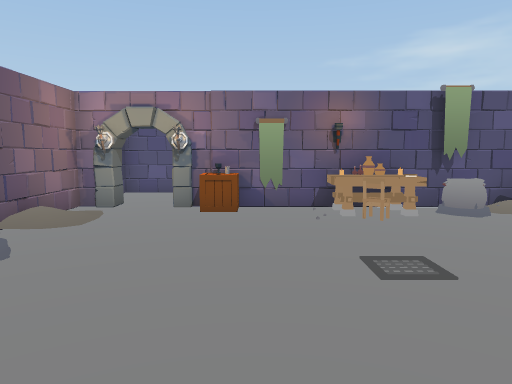
[1] (above)

15 first-person views from a walk through a Unity game level. The camera is 1.4 m above the floor, tilts 6° down and sees 70° across. The floor is counted in squares, 1 m on a side. Each view is taken from the middle of a square. On the plan, view 1 faces up. The plan holds only what a view shows up to about 16 squares ahead; the rest is blank. The player character is not drawn.

[2]
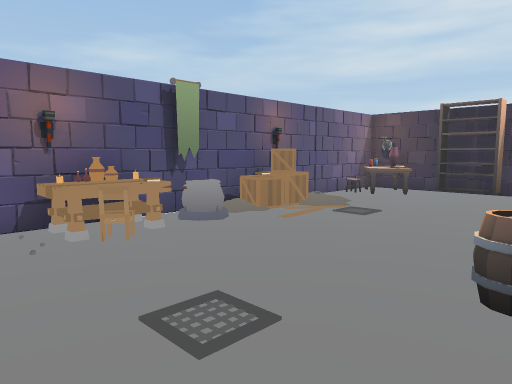

[3]
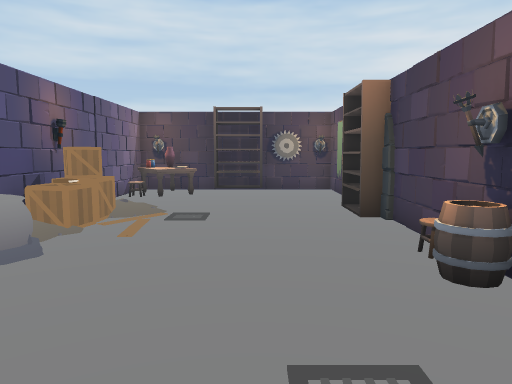

[4]
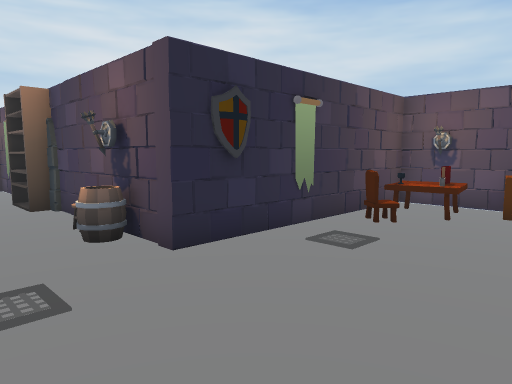

[5]
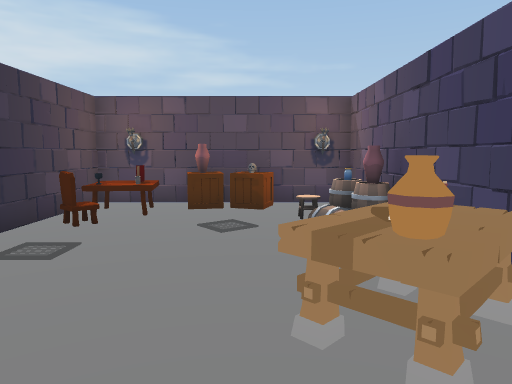

[6]
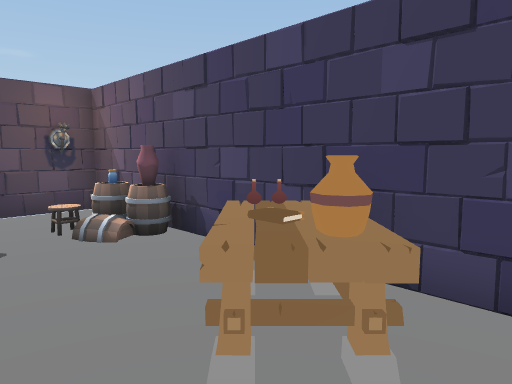

[7]
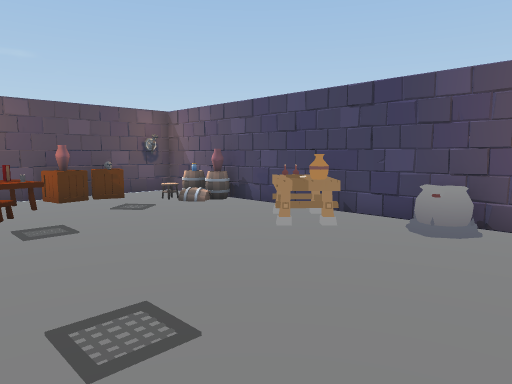

[8]
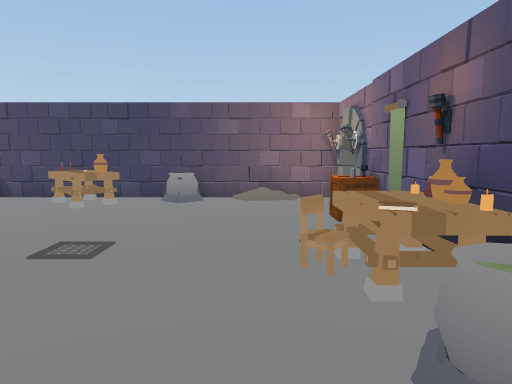

[9]
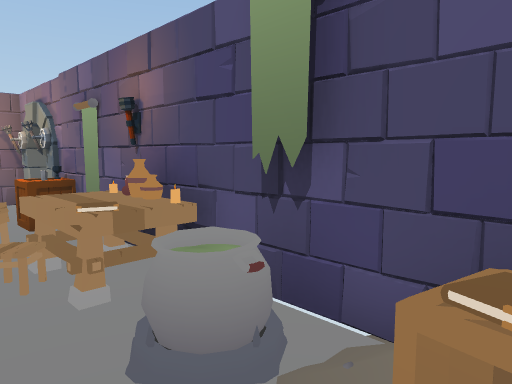

[10]
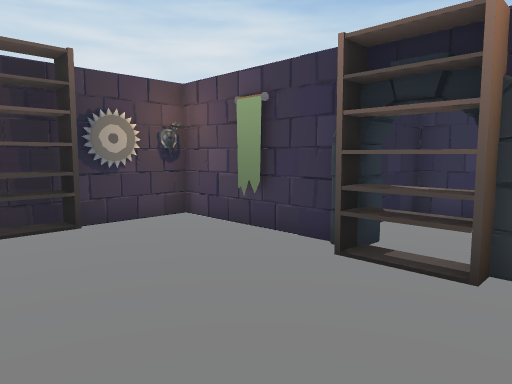

[11]
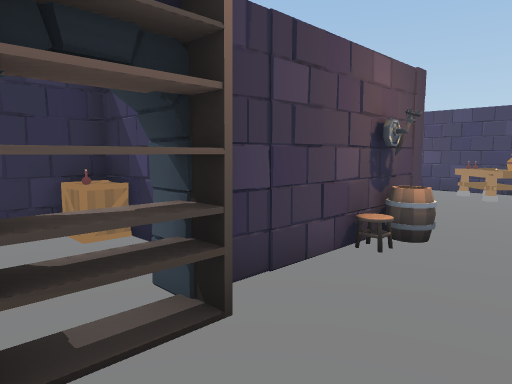

[12]
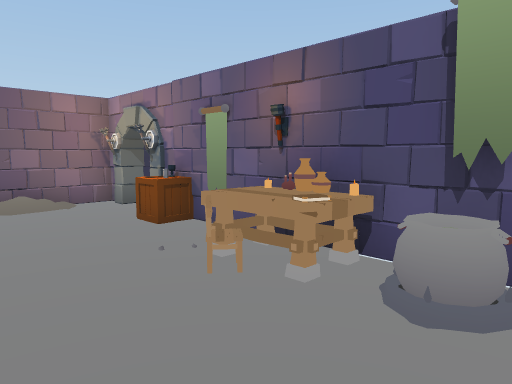

[13]
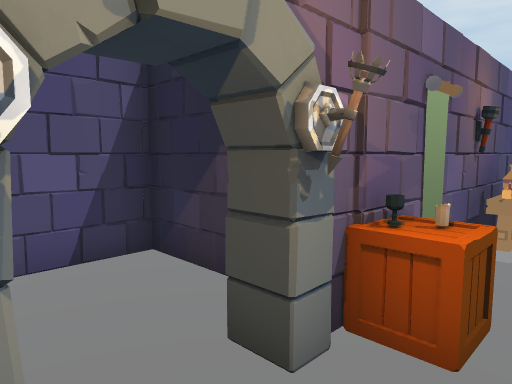

[14]
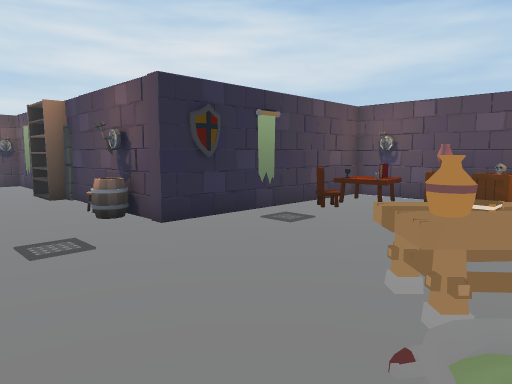

[15]
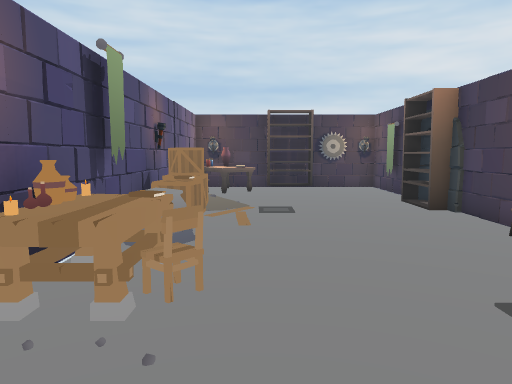

### Floor plan
Ten units are one square. View 1 is at (0, 0); x grows to the right and y downward. Boxes are objects, and circles mark ways between rooms. Rooms are numbered by the first view taken in them; rooms with no view inside come last. Other rooms are left out.
<svg viewBox="-52 -137 202 198">
<path fill="none" stroke="#000" d="M96 -15 96 -21 141 -21 143 -23 143 -26M-13 -98 -17 -95M103 -22 115 -21M-37 -95 -47 -95 -47 54 25 54 25 -21 81 -21 81 -15M-31 52 -27 56M143 -45 143 -75M143 -95 -22 -95M69 -19 73 -21M-37 -103 -37 -95M-22 -95 -22 -103M-12 -113 -12 -130M-12 -131 -47 -131M-12 -130 -16 -132M72 0 72 18 104 18 104 -1"/>
<rect x="-45" y="45" width="10" height="10" fill="#bbb"><title>other object</title></rect>
<rect x="-45" y="25" width="10" height="10" fill="#bbb"><title>other object</title></rect>
<rect x="-45" y="15" width="10" height="10" fill="#bbb"><title>other object</title></rect>
<rect x="-45" y="5" width="10" height="10" fill="#bbb"><title>other object</title></rect>
<rect x="-45" y="-15" width="10" height="10" fill="#bbb"><title>other object</title></rect>
<rect x="-45" y="-25" width="10" height="10" fill="#bbb"><title>other object</title></rect>
<rect x="-45" y="-35" width="30" height="10" fill="#bbb"><title>other object</title></rect>
<rect x="-45" y="-55" width="10" height="20" fill="#bbb"><title>other object</title></rect>
<rect x="-45" y="-95" width="10" height="10" fill="#bbb"><title>other object</title></rect>
<rect x="-35" y="-25" width="10" height="10" fill="#bbb"><title>other object</title></rect>
<rect x="-25" y="35" width="10" height="20" fill="#bbb"><title>other object</title></rect>
<rect x="-25" y="-95" width="10" height="10" fill="#bbb"><title>other object</title></rect>
<rect x="-15" y="45" width="10" height="10" fill="#bbb"><title>other object</title></rect>
<rect x="-15" y="35" width="10" height="10" fill="#bbb"><title>other object</title></rect>
<rect x="-15" y="-85" width="10" height="10" fill="#bbb"><title>other object</title></rect>
<rect x="-15" y="-95" width="10" height="10" fill="#bbb"><title>other object</title></rect>
<rect x="-5" y="35" width="10" height="20" fill="#bbb"><title>other object</title></rect>
<rect x="-5" y="25" width="10" height="10" fill="#bbb"><title>other object</title></rect>
<rect x="-5" y="-95" width="10" height="10" fill="#bbb"><title>other object</title></rect>
<rect x="5" y="45" width="10" height="10" fill="#bbb"><title>other object</title></rect>
<rect x="5" y="35" width="10" height="10" fill="#bbb"><title>other object</title></rect>
<rect x="5" y="25" width="10" height="10" fill="#bbb"><title>other object</title></rect>
<rect x="5" y="-95" width="10" height="10" fill="#bbb"><title>other object</title></rect>
<rect x="15" y="25" width="10" height="20" fill="#bbb"><title>other object</title></rect>
<rect x="15" y="15" width="10" height="10" fill="#bbb"><title>other object</title></rect>
<rect x="15" y="-15" width="10" height="10" fill="#bbb"><title>other object</title></rect>
<rect x="15" y="-85" width="10" height="10" fill="#bbb"><title>other object</title></rect>
<rect x="15" y="-95" width="10" height="10" fill="#bbb"><title>other object</title></rect>
<rect x="25" y="-85" width="10" height="10" fill="#bbb"><title>other object</title></rect>
<rect x="25" y="-95" width="10" height="10" fill="#bbb"><title>other object</title></rect>
<rect x="35" y="-35" width="10" height="10" fill="#bbb"><title>other object</title></rect>
<rect x="35" y="-85" width="10" height="10" fill="#bbb"><title>other object</title></rect>
<rect x="35" y="-95" width="10" height="10" fill="#bbb"><title>other object</title></rect>
<rect x="45" y="-95" width="10" height="20" fill="#bbb"><title>other object</title></rect>
<rect x="65" y="-95" width="10" height="20" fill="#bbb"><title>other object</title></rect>
<rect x="75" y="-35" width="20" height="20" fill="#bbb"><title>other object</title></rect>
<rect x="75" y="-95" width="10" height="20" fill="#bbb"><title>other object</title></rect>
<rect x="115" y="-85" width="20" height="20" fill="#bbb"><title>other object</title></rect>
<rect x="125" y="-95" width="10" height="10" fill="#bbb"><title>other object</title></rect>
<rect x="135" y="-35" width="10" height="10" fill="#bbb"><title>other object</title></rect>
<rect x="135" y="-45" width="10" height="10" fill="#bbb"><title>other object</title></rect>
<rect x="135" y="-65" width="10" height="10" fill="#bbb"><title>other object</title></rect>
<rect x="135" y="-85" width="10" height="10" fill="#bbb"><title>other object</title></rect>
<rect x="135" y="-95" width="10" height="10" fill="#bbb"><title>other object</title></rect>
<rect x="75" y="5" width="10" height="10" fill="#bbb"><title>other object</title></rect>
<circle cx="-30" cy="-100" r="3" fill="#2a7"/>
<text x="30" y="-40">1</text>
<text x="-30" y="-110">2</text>
<text x="80" y="0">3</text>
</svg>
Room 1 opens to room 2.

Where each view was taken, in squares from view 1:
view 1: 0 up, 0 right, facing up
view 2: 2 up, 0 right, facing up-right
view 3: 5 up, 0 right, facing right
view 4: 5 up, 2 left, facing down-right
view 5: 5 up, 2 left, facing down
view 6: 4 up, 1 left, facing down-left
view 7: 7 up, 3 right, facing down-left
view 8: 7 up, 7 right, facing left
view 9: 7 up, 7 right, facing up-left
view 10: 7 up, 7 right, facing down-right
view 11: 5 up, 10 right, facing down-left
view 12: 5 up, 6 right, facing up-left
view 13: 8 up, 4 left, facing up-right
view 14: 6 up, 4 left, facing down-right
view 15: 7 up, 1 left, facing right
